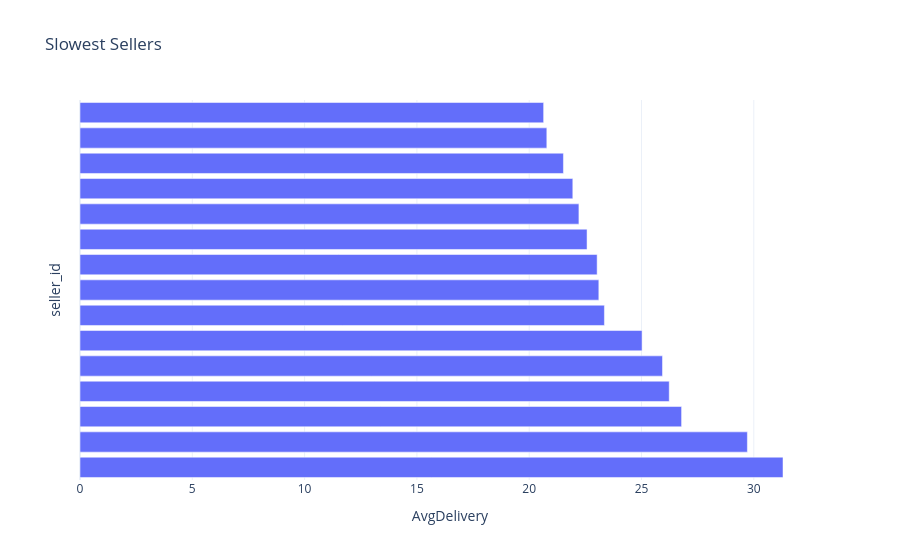

Notebook code for this chart:
### Code cell
fig = px.bar(
    seller_delivery.head(15),
    x="AvgDelivery",
    y="seller_id",
    orientation="h",
    title="Slowest Sellers",
    template="plotly_white"
)
fig.update_yaxes(showticklabels=False)
fig.show()

### Figure 1 — Plotly figure (JSON) as saved in the notebook; plotly's stock layout.template omitted (floating-point values rounded to 4 significant figures)
{"data": [{"hovertemplate": "AvgDelivery=%{x}<br>seller_id=%{y}<extra></extra>", "legendgroup": "", "marker": {"color": "#636efa", "pattern": {"shape": ""}}, "name": "", "orientation": "h", "showlegend": false, "textposition": "auto", "type": "bar", "x": [31.3, 29.71, 26.78, 26.23, 25.94, 25.03, 23.35, 23.1, 23.02, 22.58, 22.21, 21.94, 21.52, 20.78, 20.64], "xaxis": "x", "y": ["66e0557ecc2b4dbea057e93f215f68d8", "054694fa03fe82cec4b7551487331d74", "2a1348e9addc1af5aaa619b1a3679d6b", "54965bbe3e4f07ae045b90b0b8541f52", "5058e8c1e82653974541e83690655b4a", "ad781527c93d00d89a11eecd9dcad7c1", "712e6ed8aa4aa1fa65dab41fed5737e4", "7f152321c60a266edc53af1925ef96c1", "cee48807215b30a12ca2ca10ffb5f250", "d93919c944be9cff128f6c9cb899eacb", "17f51e7198701186712e53a39c564617", "7c67e1448b00f6e969d365cea6b010ab", "a7f13822ceb966b076af67121f87b063", "8444e55c1f13cd5c179851e5ca5ebd00", "6fd52c528dcb38be2eea044946b811f8"], "yaxis": "y"}], "layout": {"barmode": "relative", "legend": {"tracegroupgap": 0}, "title": {"text": "Slowest Sellers"}, "xaxis": {"anchor": "y", "domain": [0, 1], "title": {"text": "AvgDelivery"}}, "yaxis": {"anchor": "x", "domain": [0, 1], "showticklabels": false, "title": {"text": "seller_id"}}}}
